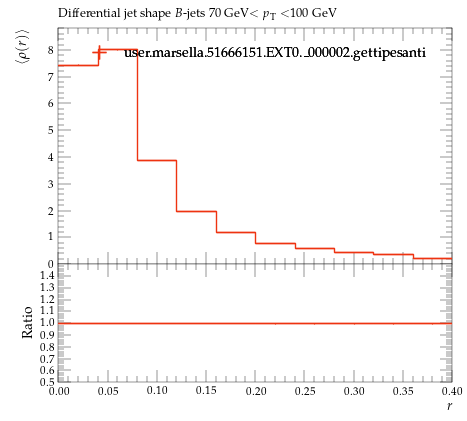

Generate this figure with Python:
#! /usr/bin/env python

# This Python script was auto-generated using YODA v2.0.2.
# Analysis object: /MC_HFDECAYS/avg_B_jet_rho_70_100
# Timestamp: 24-07-2026 (16:40:05)

import matplotlib as mpl
import matplotlib.pyplot as plt
mpl.use('Agg') # comment out for interactive use
import os
import numpy as np

plotDir = os.path.split(os.path.realpath(__file__))[0]
if 'YODA_USER_PLOT_PATH' in globals():
    plot_outdir = globals()['YODA_USER_PLOT_PATH']
else:
    plot_outdir = plotDir

#plot style
plt.style.use(os.path.join(plotDir, '../default.mplstyle'))
# plot metadata
figW, figH = plt.rcParams['figure.figsize']
ax_xLabel = r'$r$'
ax_yLabel = r'$\langle\rho(r)\rangle$'
ax_title  = r'Differential jet shape $B$-jets 70 GeV$<p_\mathrm{T}<$100 GeV'
ax_xScale = 'linear'
ax_yScale = 'linear'
xLims = (0.0, 0.4)
yLims = (0.0, 8.824116400000001)

# TeX-friendly labels for the legend
labels = {
    'legend' : ([ r"user.marsella.51666151.EXT0.\_000002.gettipesanti" ], r""),
}

# Adjust canvas width and height
canvasW = 10.0
canvasH = 9.0
figW *= canvasW/10.
figH *= canvasH/9.

# Create figure and axis objects
fig, (ax, ratio0_ax) = plt.subplots(2, 1, sharex=True,
                  figsize=(figW,figH), gridspec_kw={'height_ratios': (6.0, 3.0)})

# Set figure margins
plt.subplots_adjust(
    left   = 1.0 * plt.rcParams['figure.subplot.left'],
    right  = 1.0 * plt.rcParams['figure.subplot.right'],
    top    = 1.0 * plt.rcParams['figure.subplot.top'],
    bottom = 1.0 * plt.rcParams['figure.subplot.bottom'])

ratio0_ax.yaxis.set_major_locator(mpl.ticker.MultipleLocator(0.1))
ratio0_ax.set_ylim(0.5, 1.4999)
ratio0_ax.set_ylabel('Ratio')

# the numerical data is stored in a separate file
dataf = dict()
prefix = os.path.split(__file__)[0]
if prefix:    prefix = prefix + '/'
exec(open(prefix+'avg_B_jet_rho_70_100__data.py').read(), dataf)


legend_handles = dict() # keep track of handles for the legend

# style options for curves
# starts at zorder>=5 to draw curve on top of legend
styles = {
  'user.marsella.51666151.EXT0._000002.gettipesanti.yoda.gz': {
    'color' : '#EE3311',
    'linestyle' : '-',
    'linewidth' : 1,
    'marker' : 'none',
    'markersize' : 2,
    'capsize' : 0.0,
    'zorder' : 5,
    'histstyle' : 1,
    'drawstyle' : 'steps-pre',
    'xerrorbars' : 1,
    'yerrorbars' : 1,
    'fillcolor' : None,
    'fillopacity' : 1.0,
    'ratio0_linestyle' : '-',
    'ratio0_linewidth' : 1,
    'ratio0_marker' : 'none',
    'ratio0_markersize' : 2,
    'ratio0_capsize' : 0.0,
    'ratio0_zorder' : 5,
    'ratio0_histstyle' : 1,
    'ratio0_drawstyle' : 'steps-pre',
    'ratio0_xerrorbars' : 1,
    'ratio0_yerrorbars' : 1,
  },
}

# curve from input yoda files in main panel
for label, yvals in dataf['yvals'].items():
    if all(np.isnan(v) for v in dataf['yvals'][label]):
        continue
    tmp = None
    if styles[label]['histstyle']: # draw as histogram
        xpos = dataf['xedges'][label] if styles[label]['drawstyle'] else dataf['xpoints'][label]
        ypos = np.insert(yvals, 0, yvals[0]) if styles[label]['drawstyle'] else yvals
        if styles[label]['fillcolor']: # fill area below curve
            ax.fill_between(xpos, ypos, step='pre',
                            color=styles[label]['fillcolor'],
                            alpha=styles[label]['fillopacity'])
        tmp, = ax.plot(xpos, ypos,
                       color=styles[label]['color'],
                       linestyle=styles[label]['linestyle'],
                       linewidth=styles[label]['linewidth'],
                       drawstyle=styles[label]['drawstyle'], solid_joinstyle='miter',
                       zorder=styles[label]['zorder'], label=label)
    tmp = ax.errorbar(dataf['xpoints'][label], yvals,
                      xerr=np.array(dataf['xerrs'][label])*styles[label]['xerrorbars'],
                      yerr=np.array(dataf['yerrs'][label])*styles[label]['yerrorbars'],
                      fmt=styles[label]['marker'], capsize=styles[label]['capsize'],
                      markersize=styles[label]['markersize'],
                      ecolor=styles[label]['color'],
                      color=styles[label]['color'], zorder=styles[label]['zorder'])
    tmp[-1][0].set_linestyle(styles[label]['linestyle'])
    tmp[-1][0].set_linewidth(styles[label]['linewidth'])
    if label in dataf['add_legend_handle']:  legend_handles[label] = tmp
    for varLabel in dataf['variation_yvals'].keys():
        if varLabel.startswith(label):
            tmp, = ax.plot(dataf['xedges'][label], dataf['variation_yvals'][varLabel],
                           color=styles[label]['color'],
                           linestyle=styles[label]['linestyle'],
                           linewidth=styles[label]['linewidth'],
                           drawstyle='steps-pre', solid_joinstyle='miter',
                           zorder=styles[label]['zorder'], alpha=0.5)


# plots on ratio panel
# curve from input yoda files in ratio panel
for label, yvals in dataf['ratio0_yvals'].items():
    if all(np.isnan(v) for v in yvals):
        continue
    if styles[label]['ratio0_histstyle']: # plot as histogram
        xpos = dataf['xedges']['user.marsella.51666151.EXT0._000002.gettipesanti.yoda.gz'] if styles[label]['ratio0_drawstyle'] else dataf['xpoints']['user.marsella.51666151.EXT0._000002.gettipesanti.yoda.gz']
        ypos = np.insert(yvals, 0, yvals[0]) if styles[label]['ratio0_drawstyle'] else yvals
        ratio0_ax.plot(xpos, ypos,
                       color=styles[label]['color'],
                       linewidth=styles[label]['linewidth'],
                       linestyle=styles[label]['ratio0_linestyle'],
                       drawstyle=styles[label]['ratio0_drawstyle'], zorder=styles[label]['zorder'],
                       solid_joinstyle='miter')
    tmp = ratio0_ax.errorbar(dataf['xpoints']['user.marsella.51666151.EXT0._000002.gettipesanti.yoda.gz'], yvals,
                             xerr=np.array(dataf['ref_xerrs'])*styles[label]['ratio0_xerrorbars'],
                             yerr=np.array(dataf['ratio0_yerrs'][label])*styles[label]['ratio0_yerrorbars'],
                             fmt=styles[label]['ratio0_marker'], capsize=styles[label]['ratio0_capsize'],
                             markersize=styles[label]['ratio0_markersize'],
                             ecolor=styles[label]['color'],
                             color=styles[label]['color'])
    tmp[-1][0].set_linestyle(styles[label]['ratio0_linestyle'])
    tmp[-1][0].set_linewidth(styles[label]['ratio0_linewidth'])

    for varlabel in dataf['ratio0_variation_vals'].keys():
        if varlabel.startswith(label):
            ratio0_ax.plot(dataf['xedges']['user.marsella.51666151.EXT0._000002.gettipesanti.yoda.gz'],
                            dataf['ratio0_variation_vals'][varlabel],
                            color=styles[label]['color'],
                            linestyle=styles[label]['linestyle'],
                            linewidth=styles[label]['linewidth'],
                            drawstyle='steps-pre', solid_joinstyle='miter',
                            zorder=1, alpha=0.5)

legend_items = list(legend_handles.values())
ax.add_artist(ax.legend(legend_items,
                        labels['legend'][0],
                        title=labels['legend'][1],
                        alignment='left',
                        loc='upper center',
                        bbox_to_anchor=(0.5, 0.97)))

# set plot metadata as defined above
ratio0_ax.set_xlabel(ax_xLabel)
ratio0_ax.xaxis.set_label_coords(1., -0.15)
ax.set_ylabel(ax_yLabel, ha='right', va='top')
ax.yaxis.set_label_coords(-0.11, 1.0)
ax.set_title(ax_title, loc='left')
ax.set_xscale(ax_xScale)
ax.set_yscale(ax_yScale)
ax.set_xlim(xLims)
ax.set_ylim(yLims)

# tick formatting
plt.rcParams['xtick.top'] = True
plt.rcParams['ytick.right'] = True
fig.align_ylabels((ax, ratio0_ax))
plt.savefig(os.path.join(plot_outdir, 'avg_B_jet_rho_70_100.pdf'), format='PDF')
plt.savefig(os.path.join(plot_outdir, 'avg_B_jet_rho_70_100.png'), format='PNG')

plt.close(fig)
